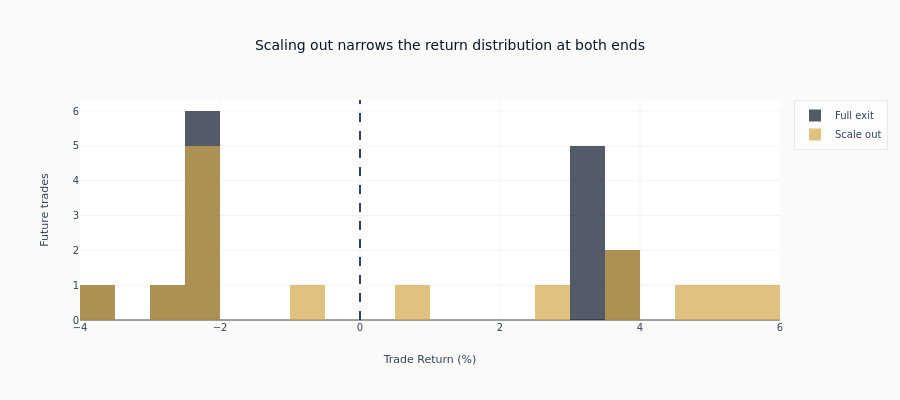

Notebook cell for this chart:
### Markdown cell above
**Interpretation**: The future-sample table reports the trade-off without assuming
that partial exits smooth returns. The common, non-overlapping entry set isolates
exit-policy differences, while the small sample remains a limitation.

### Code cell
# Visualize return distributions
fig = go.Figure()

fig.add_trace(
    go.Histogram(
        x=np.array(full_exit_returns) * 100,
        name="Full exit",
        opacity=0.7,
        nbinsx=20,
        marker_color=COLORS["blue"],
    )
)

fig.add_trace(
    go.Histogram(
        x=np.array(scale_out_returns) * 100,
        name="Scale out",
        opacity=0.7,
        nbinsx=20,
        marker_color=COLORS["amber"],
    )
)

full_exit_mean = np.mean(full_exit_returns) * 100
scale_out_mean = np.mean(scale_out_returns) * 100
leading_policy = "Full exits" if full_exit_mean >= scale_out_mean else "Scale-outs"
mean_return_gap = abs(full_exit_mean - scale_out_mean)
fig.update_layout(
    title="Scaling out narrows the return distribution at both ends",
    xaxis_title="Trade Return (%)",
    yaxis_title="Future trades",
    barmode="overlay",
    height=400,
)
fig.add_vline(x=0, line_dash="dash", line_color=COLORS["neutral"])
show_plotly_with_alt(
    fig,
    "Bars of inverse-volatility weight per ETF, tallest for the least volatile fund and shortest for the most volatile.",
)

### Figure 1 — Plotly figure (JSON) as saved in the notebook; plotly's stock layout.template omitted (floating-point values rounded to 4 significant figures)
{"data": [{"marker": {"color": "#0a1628"}, "name": "Full exit", "nbinsx": 20, "opacity": 0.7, "type": "histogram", "x": [-2.026, -2.595, -2.057, 3.112, -3.617, -2.089, 3.291, 3.702, -2.193, 3.486, 3.831, 3.07, -2.157, -2.462, 3.044]}, {"marker": {"color": "#D4A84B"}, "name": "Scale out", "nbinsx": 20, "opacity": 0.7, "type": "histogram", "x": [-2.026, -2.595, -0.6994, 5.69, -3.617, -2.089, 0.9401, 5.295, -2.193, 3.649, 3.862, 2.855, -2.157, -2.462, 4.987]}], "layout": {"barmode": "overlay", "height": 400, "shapes": [{"line": {"color": "#334155", "dash": "dash"}, "type": "line", "x0": 0, "x1": 0, "xref": "x", "y0": 0, "y1": 1, "yref": "y domain"}], "title": {"text": "Scaling out narrows the return distribution at both ends"}, "xaxis": {"title": {"text": "Trade Return (%)"}}, "yaxis": {"title": {"text": "Future trades"}}}}
